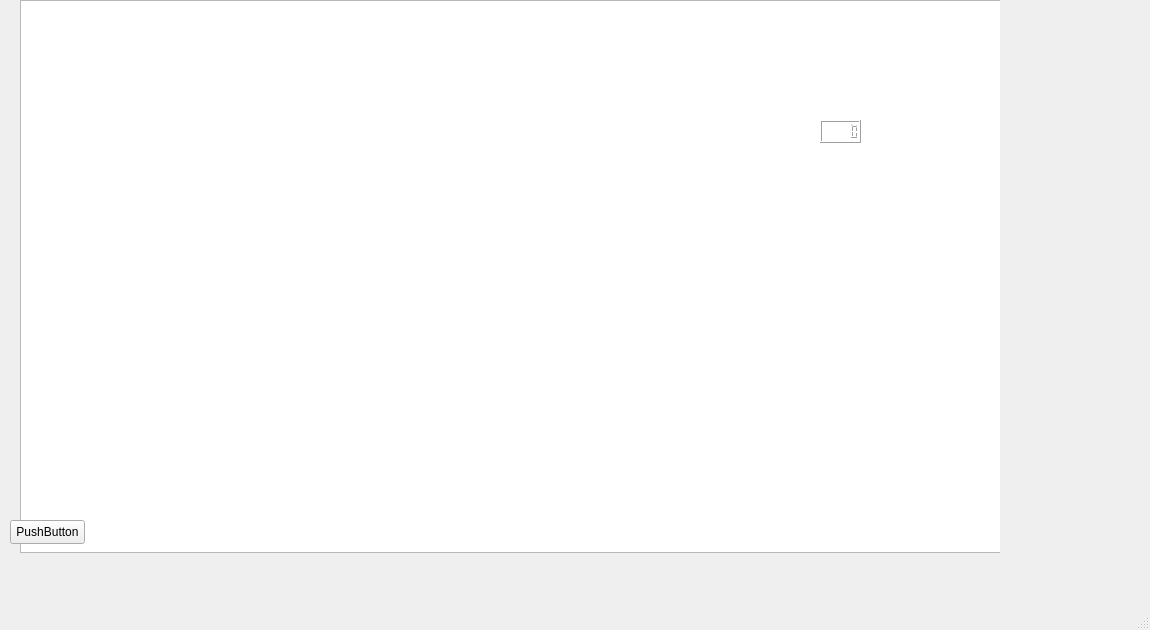
<?xml version="1.0" encoding="UTF-8"?>
<ui version="4.0">
 <class>MainWindow</class>
 <widget class="QMainWindow" name="MainWindow">
  <property name="geometry">
   <rect>
    <x>0</x>
    <y>0</y>
    <width>1150</width>
    <height>630</height>
   </rect>
  </property>
  <property name="sizePolicy">
   <sizepolicy hsizetype="Expanding" vsizetype="Expanding">
    <horstretch>0</horstretch>
    <verstretch>0</verstretch>
   </sizepolicy>
  </property>
  <property name="windowTitle">
   <string>MainWindow</string>
  </property>
  <widget class="QWidget" name="centralwidget">
   <property name="enabled">
    <bool>true</bool>
   </property>
   <property name="maximumSize">
    <size>
     <width>1000</width>
     <height>553</height>
    </size>
   </property>
   <widget class="QGraphicsView" name="marcoVisualdeljuego">
    <property name="enabled">
     <bool>true</bool>
    </property>
    <property name="geometry">
     <rect>
      <x>20</x>
      <y>0</y>
      <width>1026</width>
      <height>553</height>
     </rect>
    </property>
    <property name="sizePolicy">
     <sizepolicy hsizetype="Maximum" vsizetype="Maximum">
      <horstretch>0</horstretch>
      <verstretch>0</verstretch>
     </sizepolicy>
    </property>
    <property name="maximumSize">
     <size>
      <width>1500</width>
      <height>904</height>
     </size>
    </property>
    <property name="acceptDrops">
     <bool>false</bool>
    </property>
    <property name="toolTip">
     <string>&lt;html&gt;&lt;head/&gt;&lt;body&gt;&lt;p&gt;&lt;img src=&quot;:/imagenes/escenario/calles1.jpg&quot;/&gt;&lt;/p&gt;&lt;/body&gt;&lt;/html&gt;</string>
    </property>
   </widget>
   <widget class="QPushButton" name="pushButton">
    <property name="geometry">
     <rect>
      <x>10</x>
      <y>520</y>
      <width>75</width>
      <height>24</height>
     </rect>
    </property>
    <property name="text">
     <string>PushButton</string>
    </property>
   </widget>
   <widget class="QLCDNumber" name="vidas">
    <property name="geometry">
     <rect>
      <x>820</x>
      <y>120</y>
      <width>41</width>
      <height>23</height>
     </rect>
    </property>
   </widget>
  </widget>
  <widget class="QMenuBar" name="menubar">
   <property name="geometry">
    <rect>
     <x>0</x>
     <y>0</y>
     <width>1150</width>
     <height>21</height>
    </rect>
   </property>
  </widget>
  <widget class="QStatusBar" name="statusbar">
   <property name="sizeGripEnabled">
    <bool>true</bool>
   </property>
  </widget>
 </widget>
 <resources/>
 <connections/>
</ui>
